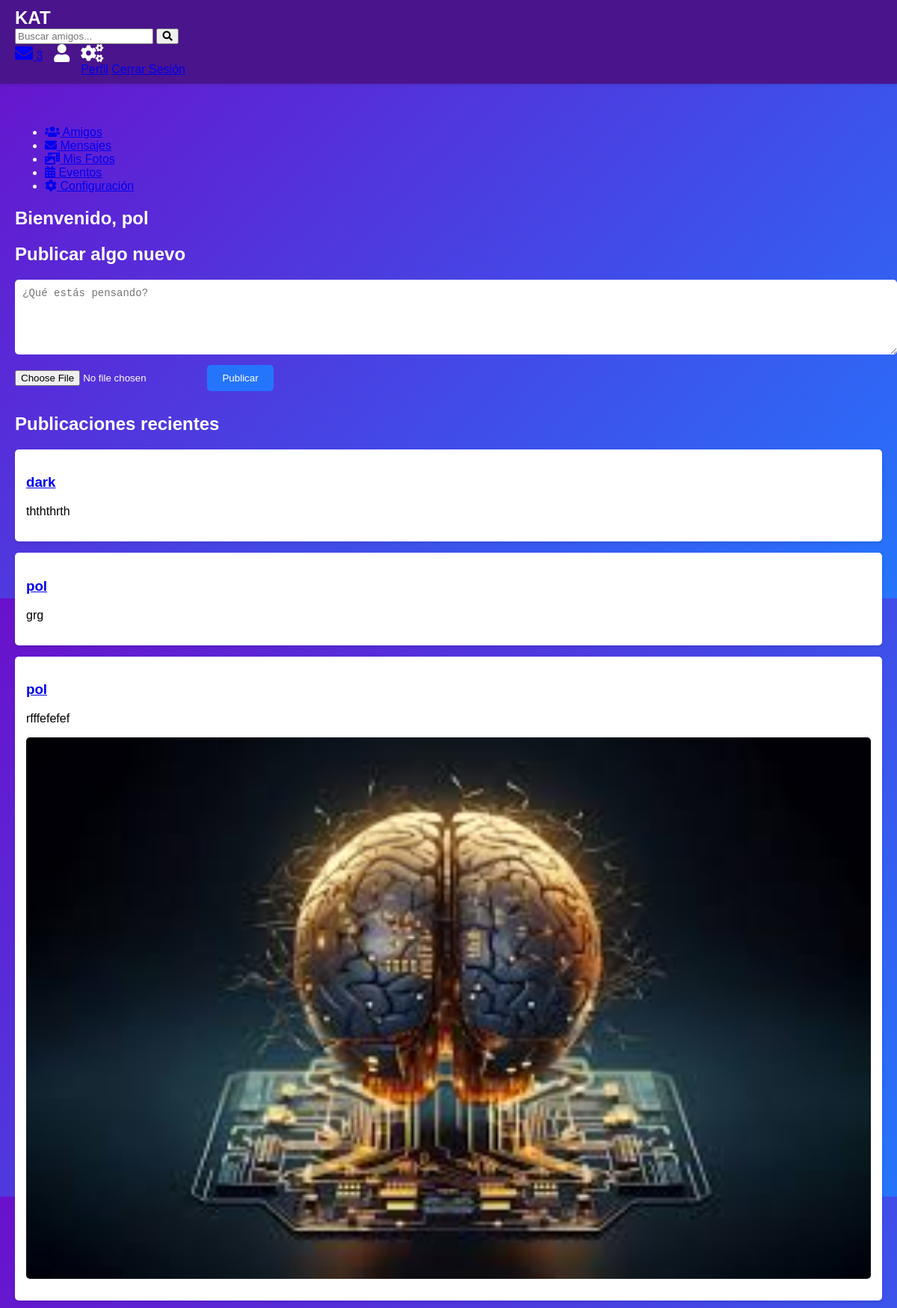
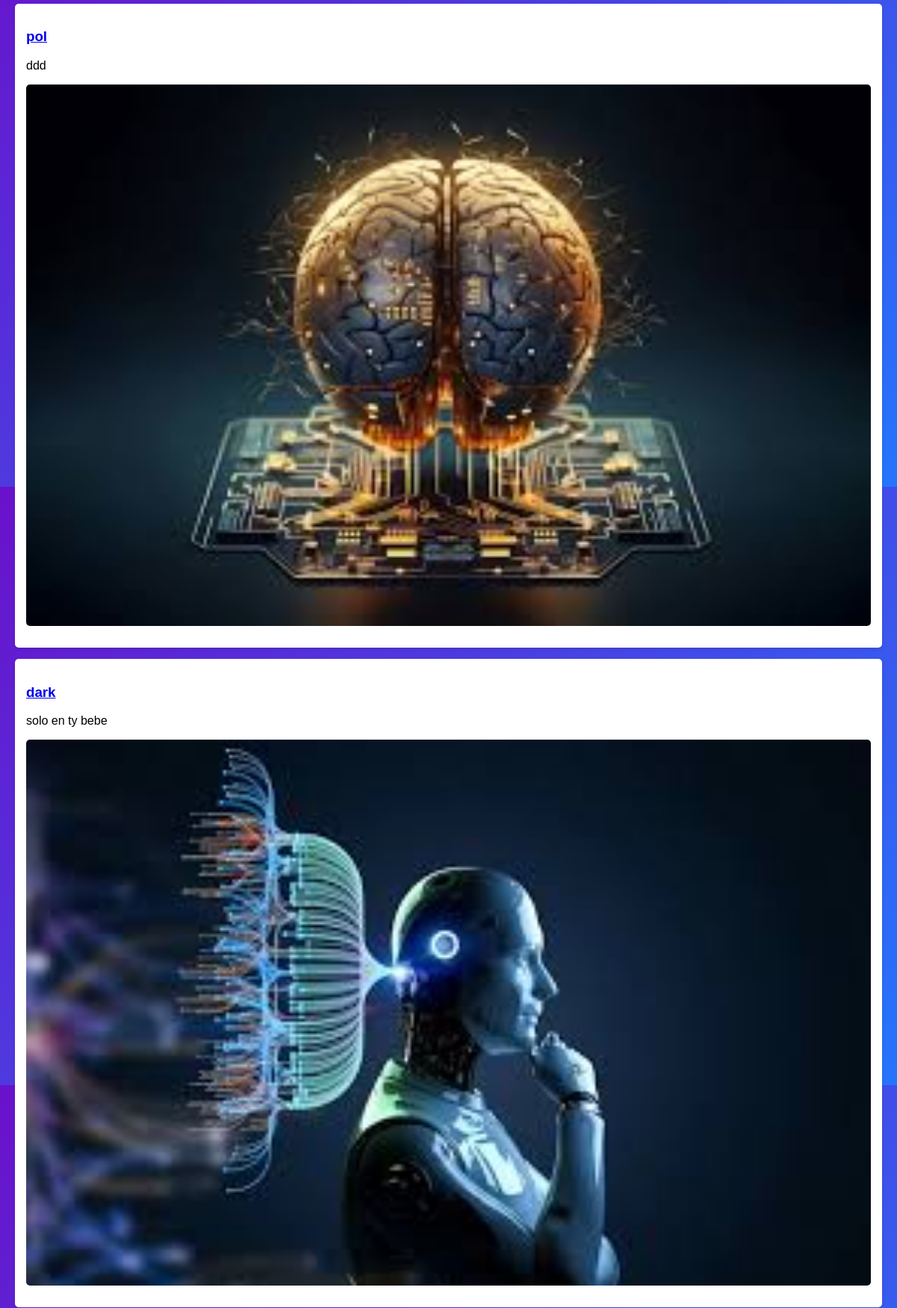
The app's page /dashboard (signed in, upper part) with its own data (2 pictures, top to bottom).
### tables this page shows
CREATE TABLE users (
            id INTEGER PRIMARY KEY AUTOINCREMENT,
            username TEXT UNIQUE NOT NULL,
            email TEXT UNIQUE NOT NULL,
            password TEXT NOT NULL,
            profile_photo TEXT,
            cover_photo TEXT,
            bio TEXT,
            birthday TEXT,
            location TEXT,
            job TEXT,
            hobbies TEXT
        );

CREATE TABLE posts (
            id INTEGER PRIMARY KEY AUTOINCREMENT,
            user_id INTEGER NOT NULL,
            content TEXT NOT NULL,
            photo TEXT,
            created_at TIMESTAMP DEFAULT CURRENT_TIMESTAMP,
            FOREIGN KEY(user_id) REFERENCES users(id)
        );

### app.py (the view)
@app.route('/dashboard', methods=['GET', 'POST'])
def dashboard():
    if 'user_id' not in session:
        flash('Debes iniciar sesión para acceder al inicio.', 'error')
        return redirect(url_for('login'))
    current_user_id = session['user_id']
    with get_db_connection() as conn:
        unread_messages_count = conn.execute('''
            SELECT COUNT(*)
            FROM messages
            WHERE receiver_id = ? AND is_read = 0
        ''', (current_user_id,)).fetchone()[0]
    with get_db_connection() as conn:
        posts = conn.execute('''
            SELECT posts.*, users.username, users.profile_photo
            FROM posts
            JOIN users ON posts.user_id = users.id
            ORDER BY created_at DESC
        ''').fetchall()
    return render_template(
        'dashboard.html',
        user=session['username'],
        posts=posts,
        unread_messages_count=unread_messages_count
    )

### app.py (called while the page is built)
def get_db_connection():
    conn = sqlite3.connect(DB_FILE)
    conn.row_factory = sqlite3.Row
    return conn

### templates/dashboard.html (shortened to what this page needs)
<!DOCTYPE html>
<html lang="es">
<head>
    <link rel="stylesheet" href="{{ url_for('static', filename='css/styles.css') }}">
    <link rel="stylesheet" href="https://cdnjs.cloudflare.com/ajax/libs/font-awesome/5.15.4/css/all.min.css">
</head>
<body>
    <header>
        <div class="dashboard-header flex justify-between items-center bg-purple-600 text-white p-4">
            <div class="logo text-2xl font-bold">KAT</div>
            <div class="search-bar-header">
                <form action="/search" method="get" class="flex items-center">
                    <input type="text" name="query" placeholder="Buscar amigos..." class="search-input px-2 py-1 rounded" required />
                    <button type="submit" class="bg-white text-purple-600 px-4 py-2 rounded ml-2">
                        <i class="fas fa-search"></i>
                    </button>
                </form>
            </div>
            <div class="icon-bar flex items-center gap-4">
                <a href="{{ url_for('message_list') }}" class="relative">
                    <i class="fas fa-envelope" title="Mensajes"></i>
                    {% if unread_messages_count > 0 %}
                    <span class="notification bg-red-500 text-white px-2 py-1 rounded-full text-sm absolute top-0 right-0">
                        {{ unread_messages_count }}
                    </span>
                    {% endif %}
                </a>
                <i class="fas fa-user" title="Perfil" onclick="window.location.href='{{ url_for('profile') }}'"></i>
                <div class="dropdown relative" title="Ajustes">
                    <i class="fas fa-cogs"></i>
                    <div class="dropdown-content absolute right-0 bg-white text-black shadow-md rounded hidden">
                        <a href="{{ url_for('profile') }}" class="block px-4 py-2 hover:bg-gray-200">Perfil</a>
                        <a href="{{ url_for('logout') }}" class="block px-4 py-2 hover:bg-gray-200">Cerrar Sesión</a>
                    </div>
                </div>
            </div>
        </div>
    </header>
    <main class="flex">
        <aside class="sidebar bg-gray-100 p-4 w-1/4">
            <nav>
                <ul>
                    <li class="mb-4"><a href="{{ url_for('friends') }}" class="flex items-center"><i class="fas fa-users mr-2"></i> Amigos</a></li>
                    <li class="mb-4"><a href="{{ url_for('message_list') }}" class="flex items-center"><i class="fas fa-envelope mr-2"></i> Mensajes</a></li>
                    <li class="mb-4"><a href="{{ url_for('photos') }}" class="flex items-center"><i class="fas fa-photo-video mr-2"></i> Mis Fotos</a></li>
                    <li class="mb-4"><a href="{{ url_for('events') }}" class="flex items-center"><i class="fas fa-calendar-alt mr-2"></i> Eventos</a></li>
                    <li class="mb-4"><a href="{{ url_for('settings') }}" class="flex items-center"><i class="fas fa-cog mr-2"></i> Configuración</a></li>
                </ul>
            </nav>
        </aside>
        <section class="main-content flex-1 p-4">
            <h1 class="text-3xl font-bold mb-6">Bienvenido, {{ user }}</h1>
            <div class="post-container mb-6">
                <h2 class="text-xl font-bold mb-4">Publicar algo nuevo</h2>
                <form action="{{ url_for('dashboard') }}" method="POST" enctype="multipart/form-data" class="post-area bg-white p-4 rounded shadow-md">
                    <textarea name="content" placeholder="¿Qué estás pensando?" class="w-full border rounded p-2 mb-4" required></textarea>
                    <input type="file" name="photo" class="mb-4">
                    <button type="submit" class="bg-purple-600 text-white px-4 py-2 rounded">Publicar</button>
                </form>
            </div>
            <div id="posts">
                <h2 class="text-xl font-bold mb-4">Publicaciones recientes</h2>
                {% for post in posts %}
                <div class="post bg-white border p-4 rounded-lg mb-4 shadow-md">
                    <h3 class="text-lg font-bold mb-2">
                        <a href="{{ url_for('view_user_profile', user_id=post['user_id']) }}" class="text-purple-600 hover:underline">
                            {{ post['username'] }}
                        </a>
                    </h3>
                    <p class="text-gray-700 mb-2">{{ post['content'] }}</p>
                    {% if post['photo'] %}
                    <img src="{{ url_for('static', filename='uploads/' + post['photo']) }}" alt="Publicación" class="w-full mt-2 rounded-lg">
                    {% endif %}
                </div>
                {% endfor %}
            </div>
        </section>
    </main>
</body>
</html>

### static/css/styles.css (style rules this page uses)
body { margin: 0; font-family: Arial, sans-serif; background: linear-gradient(135deg, #6a11cb, #2575fc); color: white; }
header { background-color: #4a148c; padding: 10px 20px; display: flex; justify-content: space-between; align-items: center; box-shadow: 0 2px 4px rgba(0, 0, 0, 0.1); }
.logo { font-size: 1.5rem; font-weight: bold; }
.icon-bar { display: flex; gap: 15px; }
.icon-bar i { font-size: 1.5rem; cursor: pointer; }
main { max-width: 1200px; margin: 20px auto; padding: 20px; }
.post-container { margin-bottom: 30px; }
.post-area textarea { width: 100%; height: 80px; border: none; border-radius: 5px; padding: 10px; font-size: 14px; margin-bottom: 10px; }
.post-area button { background-color: #2575fc; color: white; border: none; border-radius: 5px; padding: 10px 20px; cursor: pointer; }
.post { background: white; color: black; border-radius: 5px; padding: 15px; margin-bottom: 15px; box-shadow: 0 2px 4px rgba(0, 0, 0, 0.1); }
.post img { width: 100%; border-radius: 5px; margin-bottom: 10px; }

### records on screen
users: username "pol"
posts: username "dark", content "thththrth"
posts: username "pol", content "grg"
posts: username "pol", content "rfffefefef", photo (picture)
posts: username "pol", content "ddd", photo (picture)
posts: username "dark", content "solo en ty bebe", photo (picture)

### other values on screen
{{ unread_messages_count }} "3"
